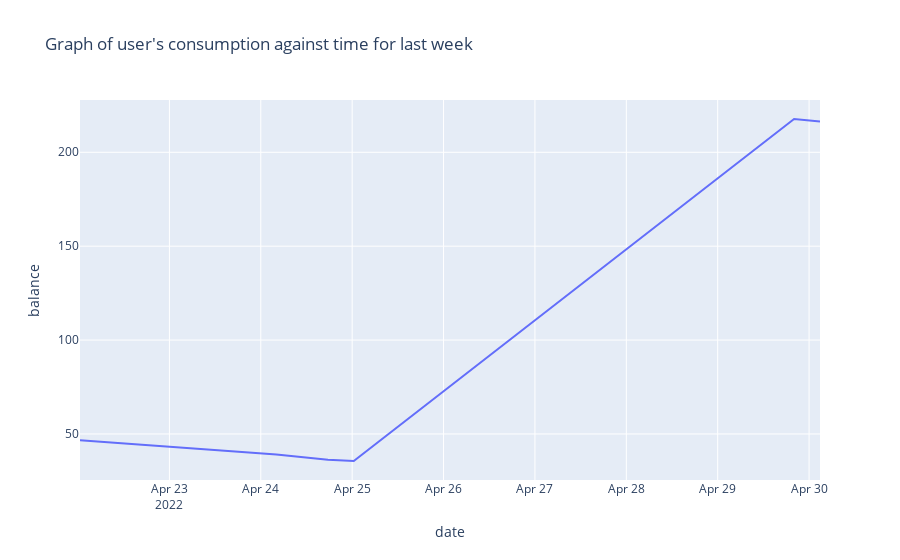

The code cell stored with this chart in its notebook:
### Code cell
fig = px.line(smart_meter_data[-7:], x='date', y='balance',title="Graph of user's consumption against time for last week")
fig.show()

### Figure 1 — Plotly figure (JSON) as saved in the notebook; plotly's stock layout.template omitted (floating-point values rounded to 4 significant figures)
{"data": [{"hovertemplate": "date=%{x}<br>balance=%{y}<extra></extra>", "legendgroup": "", "line": {"color": "#636efa", "dash": "solid"}, "marker": {"symbol": "circle"}, "mode": "lines", "name": "", "orientation": "v", "showlegend": false, "type": "scatter", "x": ["2022-04-22 00:31:09", "2022-04-23 23:51:54", "2022-04-24 04:05:52", "2022-04-24 17:37:54", "2022-04-25 00:25:15", "2022-04-29 20:03:33", "2022-04-30 02:51:58"], "xaxis": "x", "y": [46.58, 39.71, 39.02, 36.27, 35.59, 217.7, 216.3], "yaxis": "y"}], "layout": {"legend": {"tracegroupgap": 0}, "title": {"text": "Graph of user's consumption against time for last week"}, "xaxis": {"anchor": "y", "domain": [0, 1], "title": {"text": "date"}}, "yaxis": {"anchor": "x", "domain": [0, 1], "title": {"text": "balance"}}}}
